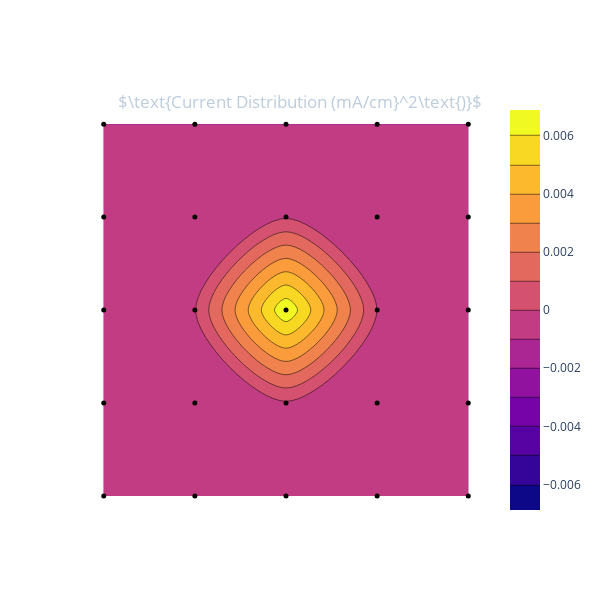

The code cell stored with this chart in its notebook:
### Code cell
currents = data.readCurrents()
apl.plotI(currents)

### Figure 1 — Plotly figure (JSON) as saved in the notebook; plotly's stock layout.template omitted (floating-point values rounded to 4 significant figures)
{"data": [{"ncontours": 21, "type": "contour", "z": [[-0.0002522, -0.0001921, -0.000177, -0.0002026, -0.0002652], [-0.0002405, -0.0001455, -0.0001232, -0.0001545, -0.0002783], [-0.0001268, -5.542e-05, 0.006874, -1.602e-05, -0.000143], [-0.0002955, -1.465e-05, -0.0001041, -8.936e-05, -0.0003573], [-0.0002203, -0.0003755, -0.0003815, -0.0004046, -0.0002729]], "zmax": 0.006874, "zmid": 0, "zmin": -0.006874}, {"marker": {"color": "rgb(0, 0, 0)", "size": 5}, "mode": "markers", "type": "scatter", "x": [0, 1, 2, 3, 4, 0, 1, 2, 3, 4, 0, 1, 2, 3, 4, 0, 1, 2, 3, 4, 0, 1, 2, 3, 4], "y": [0, 0, 0, 0, 0, 1, 1, 1, 1, 1, 2, 2, 2, 2, 2, 3, 3, 3, 3, 3, 4, 4, 4, 4, 4]}], "layout": {"height": 600, "paper_bgcolor": "rgba(0,0,0,0)", "plot_bgcolor": "rgba(0,0,0,0)", "title": {"font": {"color": "#BCCCDC"}, "text": "$\\text{Current Distribution (mA/cm}^2\\text{)}$", "x": 0.5, "xanchor": "center", "y": 0.84, "yanchor": "top"}, "width": 600, "xaxis": {"showgrid": false, "showticklabels": false, "tickmode": "linear"}, "yaxis": {"showgrid": false, "showticklabels": false}}}
